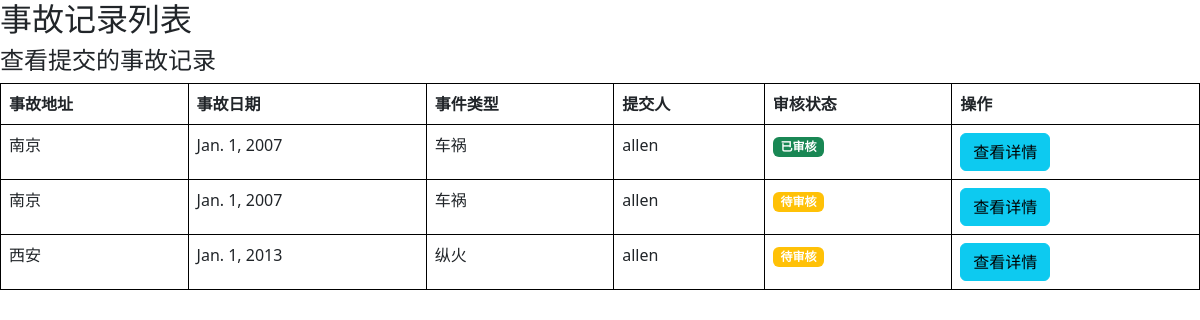
Before: /accident/ (signed in) with the older database file.
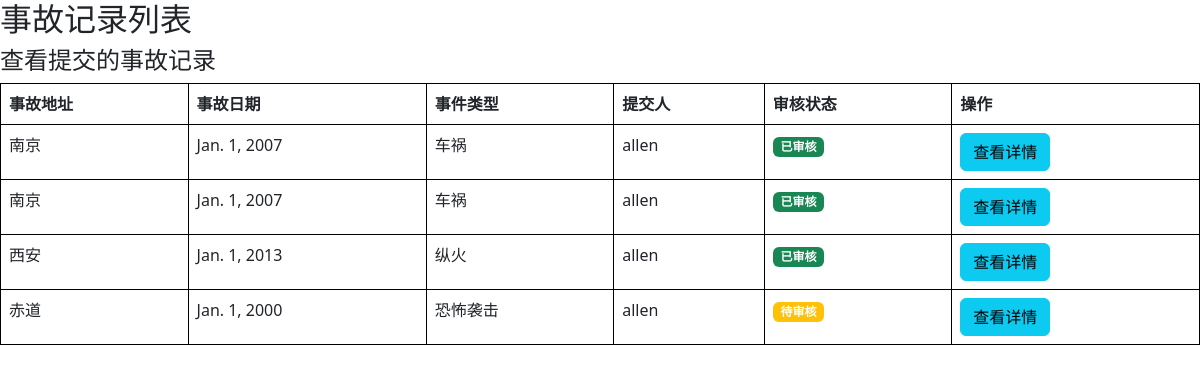
After: the same page with the newer database file.
### data/models.py (models this page shows, shortened)
class Accident(models.Model):
    address = models.CharField(max_length=200)
    accident_date = models.DateField()
    description = models.TextField()
    accident_type = models.CharField(max_length=200)
    injured = models.IntegerField(default=0)
    dead = models.IntegerField(default=0)
    unknown = models.CharField(max_length=200, default='情况未知')
    latitude = models.FloatField(default=0.0)
    longitude = models.FloatField(default=0.0)
    video_link = models.CharField(max_length=200)
    is_approved = models.BooleanField(False)
    is_deleted = models.BooleanField(default=False)
    created_by = models.ForeignKey(User, on_delete=models.CASCADE)

### users/models.py (models this page shows, shortened)
class CustomUser(AbstractUser):
    is_admin = models.BooleanField(default=False)
    phone_number = models.CharField(max_length=15, blank=True, null=True)  # 电话号码
    address = models.TextField(blank=True, null=True)  # 地址
    def __str__(self):
        return self.username

### data/views.py (the view)
# urls.py: path('accident/', views.accident_list, name='accident_list'),
@login_required
def accident_list(request):
    if request.user.is_staff:
        accidents = Accident.objects.all()
    else:
        accidents = Accident.objects.filter(Q(created_by=request.user) & Q(is_approved=True) | Q(is_approved=False))
    return render(request, 'data/accident_list.html', {'accidents': accidents})

### templates/data/accident_list.html (shortened to what this page needs)
{% extends 'base_generic.html' %}
{% block content %}
<h2>事故记录列表</h2>
{% if user.is_staff %}
    <h4>查看所有事故记录</h4>
{% else %}
    <h4>查看提交的事故记录</h4>
{% endif %}
<table class="table table-bordered" style="border-collapse: collapse; width: 100%; border: 1px solid black;">
    <thead>
        <tr>
            <th style="border: 1px solid black; padding: 8px;">事故地址</th>
            <th style="border: 1px solid black; padding: 8px;">事故日期</th>
            <th style="border: 1px solid black; padding: 8px;">事件类型</th>
            <th style="border: 1px solid black; padding: 8px;">提交人</th>
            <th style="border: 1px solid black; padding: 8px;">审核状态</th>
            <th style="border: 1px solid black; padding: 8px;">操作</th>
        </tr>
    </thead>
    <tbody>
        {% for accident in accidents %}
        <tr>
            <td style="border: 1px solid black; padding: 8px;">{{ accident.address }}</td>
            <td style="border: 1px solid black; padding: 8px;">{{ accident.accident_date }}</td>
            <td style="border: 1px solid black; padding: 8px;">{{ accident.accident_type }}</td>
            <td style="border: 1px solid black; padding: 8px;">{{ accident.created_by }}</td>
            <td style="border: 1px solid black; padding: 8px;">
                {% if accident.is_approved %}
                    <span class="badge bg-success">已审核</span>
                {% else %}
                    <span class="badge bg-warning">待审核</span>
                {% endif %}
            </td>
            <td style="border: 1px solid black; padding: 8px;">
                <a href="{% url 'accident_detail' accident.id %}" class="btn btn-info">查看详情</a>
            </td>
        </tr>
        {% empty %}
        <tr>
            <td colspan="6" class="text-center" style="border: 1px solid black; padding: 8px;">没有事故记录。</td>
        </tr>
        {% endfor %}
    </tbody>
</table>
{% endblock %}

Changed rows visible on the page:
changed Accident (number 2 of 4 on the later page): is_approved "待审核" → "已审核"
changed Accident "西安": is_approved "待审核" → "已审核"
added Accident: address "赤道", accident_date "Jan. 1, 2000", accident_type "恐怖袭击", created_by "allen", is_approved "待审核"
